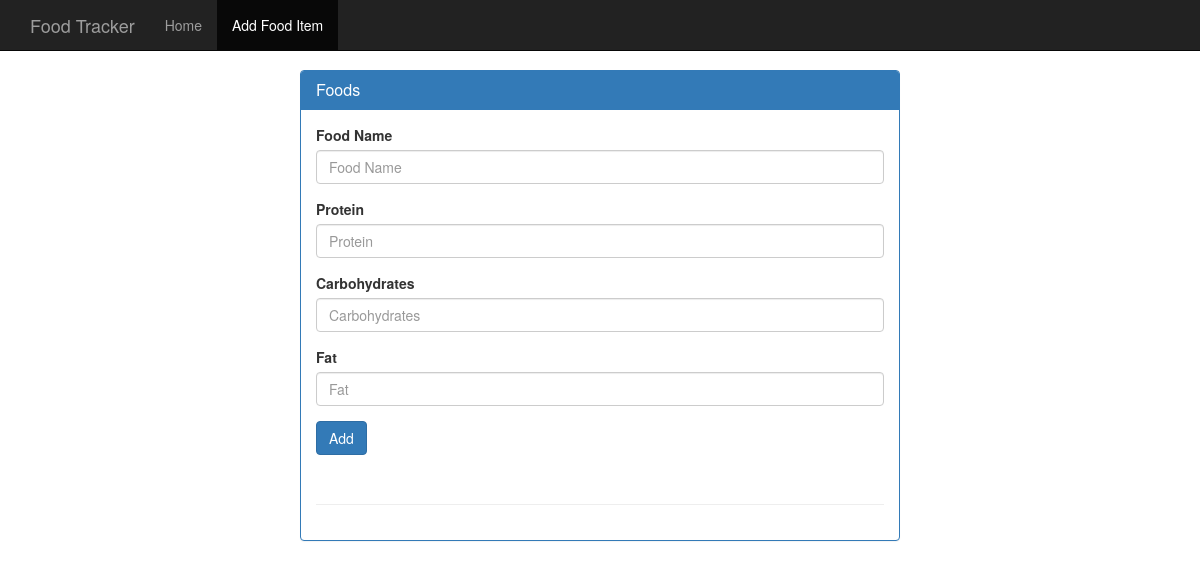
/food, run on an earlier commit of the app's database.
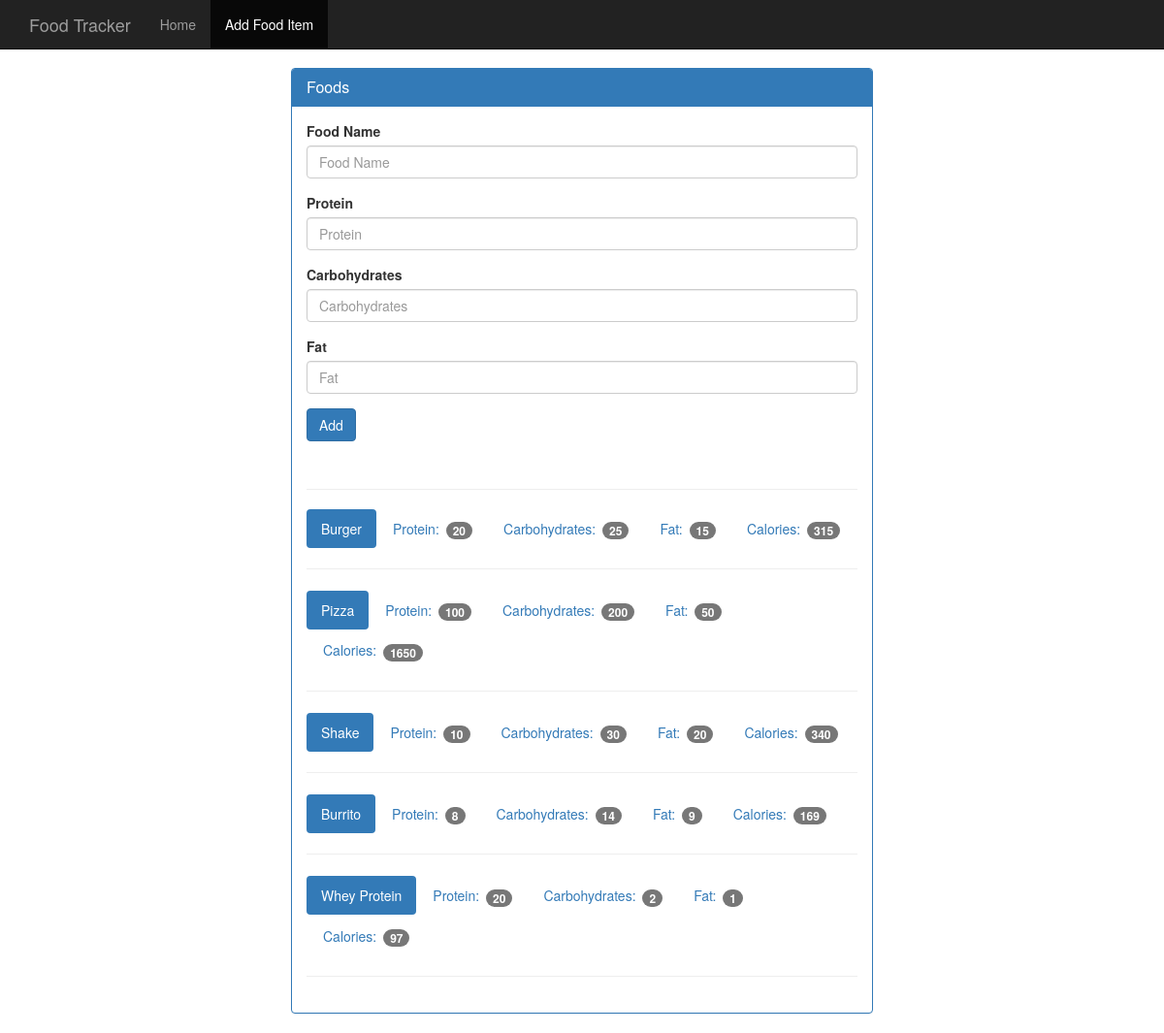
And on a later commit of the database.
### tables this page shows
CREATE TABLE food (
    id integer primary key autoincrement,
    name text not null,
    protein integer not null,
    carbohydrates integer not null,
    fat integer not null,
    calories integer not null
);

### app.py (the view, shortened to what this page needs)
@app.route('/food', methods=['GET', 'POST'])
def food():
    db = get_db()
    cur = db.execute('select name, protein, carbohydrates, fat, calories from food;')
    results = cur.fetchall()
    return render_template('add_food.html', results=results)

### app.py (called while the page is built)
def connect_db():
    sql = sqlite3.connect('D:/Learning/The Ultimate Flask Course/Section4_Food_Tracker/food_log.db')
    sql.row_factory = sqlite3.Row
    return sql

def get_db():
    if not hasattr(g, 'sqlite3_db'):
        g.sqlite_db = connect_db()
    return g.sqlite_db

### templates/add_food.html (shortened to what this page needs)
<!DOCTYPE html>
<html lang="en">
  <head>
    <link href="{{ url_for('static', filename='bootstrap.min.css') }}" rel="stylesheet">
    <link href="{{ url_for('static', filename='theme.css') }}" rel="stylesheet">
  </head>
  <body>
    <nav class="navbar navbar-inverse navbar-fixed-top">
      <div class="container">
        <div class="navbar-header">
          <a class="navbar-brand" href="#">Food Tracker</a>
        </div>
        <div id="navbar" class="navbar-collapse collapse">
          <ul class="nav navbar-nav">
            <li><a href="#">Home</a></li>
            <li class="active"><a href="#">Add Food Item</a></li>
          </ul>
        </div>
      </div>
    </nav>
    <div class="container theme-showcase col-sm-6 col-sm-offset-3" role="main">
      <div class="row">
        <div>
          <div class="panel panel-primary">
            <div class="panel-heading">
              <h3 class="panel-title">Foods</h3>
            </div>
            <div class="panel-body">
              <form method="POST" action="{{ url_for('food') }}">
                <div class="form-group">
                  <label for="food-name">Food Name</label>
                  <input type="text" class="form-control" id="food-name" name="food-name" placeholder="Food Name">
                </div>
                <div class="form-group">
                  <label for="protein">Protein</label>
                  <input type="number" class="form-control" id="protein" name="protein" placeholder="Protein">
                </div>
                <div class="form-group">
                  <label for="carbohydrates">Carbohydrates</label>
                  <input type="number" class="form-control" id="carbohydrates" name="carbohydrates" placeholder="Carbohydrates">
                </div>
                <div class="form-group">
                  <label for="fat">Fat</label>
                  <input type="number" class="form-control" id="fat" name="fat" placeholder="Fat">
                </div>
                <button type="submit" class="btn btn-primary">Add</button>
              </form>
              <div class="page-header"></div>
              {% for item in results %}
              <ul class="nav nav-pills" role="tablist">
                <li class="active"><a>{{ item['name'] }}</a></li>
                <li><a>Protein: <span class="badge">{{ item['protein'] }}</span></a></li>
                <li><a>Carbohydrates: <span class="badge">{{ item['carbohydrates'] }}</span></a></li>
                <li><a>Fat: <span class="badge">{{ item['fat'] }}</span></a></li>
                <li><a>Calories: <span class="badge">{{ item['calories'] }}</span></a></li>
              </ul>
              <hr class="food-div">
              {% endfor %}
            </div>
          </div>
        </div>
      </div>
    </div>
  </body>
</html>

### static/theme.css (style rules this page uses)
body { padding-top: 70px; padding-bottom: 30px; }
.food-div { padding-bottom: 1px; padding-top: 1px; }

What changed in the data, as far as the page shows it:
added food: name "Burger", protein "20", carbohydrates "25", fat "15", calories "315"
added food: name "Pizza", protein "100", carbohydrates "200", fat "50", calories "1650"
added food: name "Shake", protein "10", carbohydrates "30", fat "20", calories "340"
added food: name "Burrito", protein "8", carbohydrates "14", fat "9", calories "169"
added food: name "Whey Protein", protein "20", carbohydrates "2", fat "1", calories "97"
